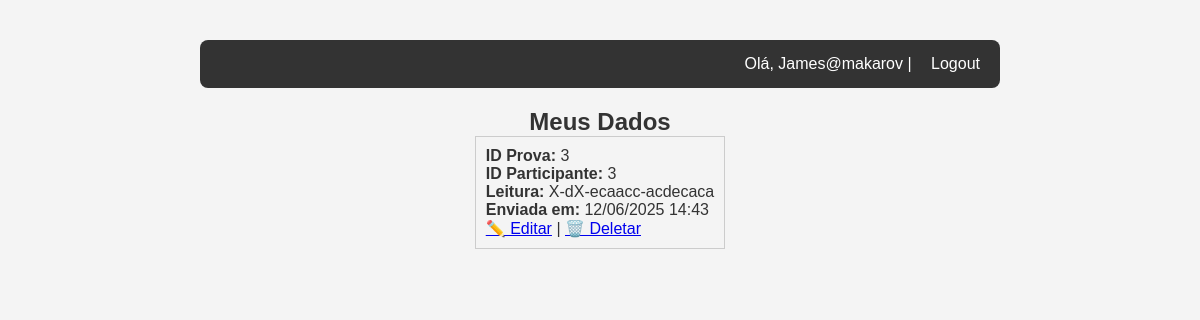
Screenshot of /auth/dados/ (signed in) with the database file from the repository.
### App/models.py (models this page shows)
class DadosImagem(models.Model):
    usuario = models.ForeignKey(User, on_delete=models.CASCADE)
    imagem = models.OneToOneField('ImagemUpload', on_delete=models.CASCADE)  # ⬅ aqui está o segredo
    id_prova = models.IntegerField()
    id_participante = models.IntegerField()
    leitura = models.TextField()
    criado_em = models.DateTimeField(auto_now_add=True)

### App/views.py (the view)
# urls.py: path('dados/', dados_leituras, name='dados'),
@login_required
def dados_leituras(request):
    dados = DadosImagem.objects.filter(usuario=request.user).order_by('-criado_em')
    return render(request, 'dados.html', {'dados':dados})

### App/templates/dados.html (shortened to what this page needs)
{% extends "accounts/base.html" %}
{% block content %}
<h2>Meus Dados</h2>
<div style="display: flex; flex-wrap: wrap; gap: 10px; flex-direction: column;">
  {% for dado in dados %}
    <div style="border: 1px solid #ccc; padding: 10px;">
      <p><strong>ID Prova:</strong> {{ dado.id_prova }}</p>
      <p><strong>ID Participante:</strong> {{ dado.id_participante }}</p>
      <p><strong>Leitura:</strong> {{ dado.leitura }}</p>
      <p><strong>Enviada em:</strong> {{ dado.criado_em|date:"d/m/Y H:i" }}</p>
      <a href="{% url 'editar_dado' dado.id %}">✏️ Editar</a> |
      <a href="{% url 'deletar_dado' dado.id %}" onclick="return confirm('Tem certeza que deseja deletar?')">🗑️ Deletar</a>
    </div>
  {% empty %}
    <p>Você ainda não tem dados.</p>
  {% endfor %}
</div>
{% endblock %}

### App/templates/accounts/base.html (shortened to what this page needs)
{% load static %}
<!DOCTYPE html>
<html lang="pt-br">
<head>
    <link rel="stylesheet" href="{% static 'css/base.css' %}">
</head>
<body>
    <nav>
        {% if user.is_authenticated %}
            <p>Olá, {{ user.email }} | <a href="{% url 'logout' %}">Logout</a></p>
        {% else %}
            <a href="{% url 'login' %}">Login</a> |
            <a href="{% url 'register' %}">Registrar</a>
        {% endif %}
    </nav>
    {% block content %}{% endblock %}
</body>
</html>

### App/static/css/base.css (style rules this page uses)
* { margin: 0; padding: 0; box-sizing: border-box; }
body { font-family: Arial, sans-serif; background-color: #f4f4f4; color: #333; min-height: 100vh; display: flex; flex-direction: column; align-items: center; padding: 40px 20px; }
nav { background-color: #333; color: white; padding: 15px 20px; width: 100%; max-width: 800px; border-radius: 8px; margin-bottom: 20px; text-align: right; }
nav a { color: #fff; margin-left: 15px; text-decoration: none; }

### rows the page displays
DadosImagem: id_prova "3", id_participante "3", leitura "X-dX-ecaacc-acdecaca", criado_em "12/06/2025 14:43"

### other values shown
{{ user.email }} "James@makarov"
